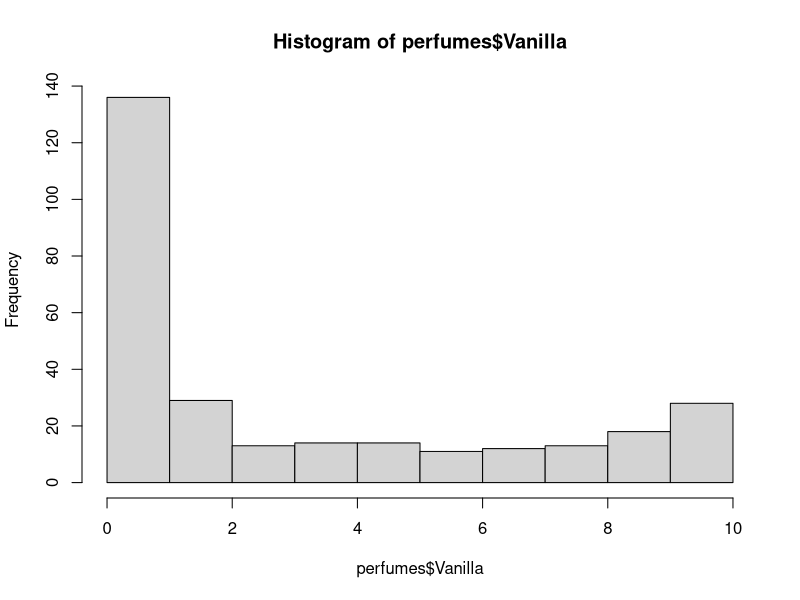
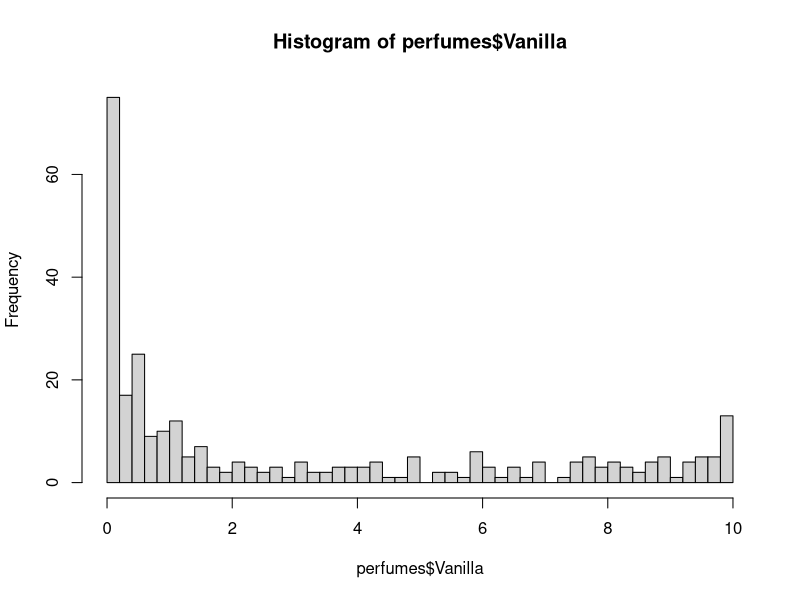
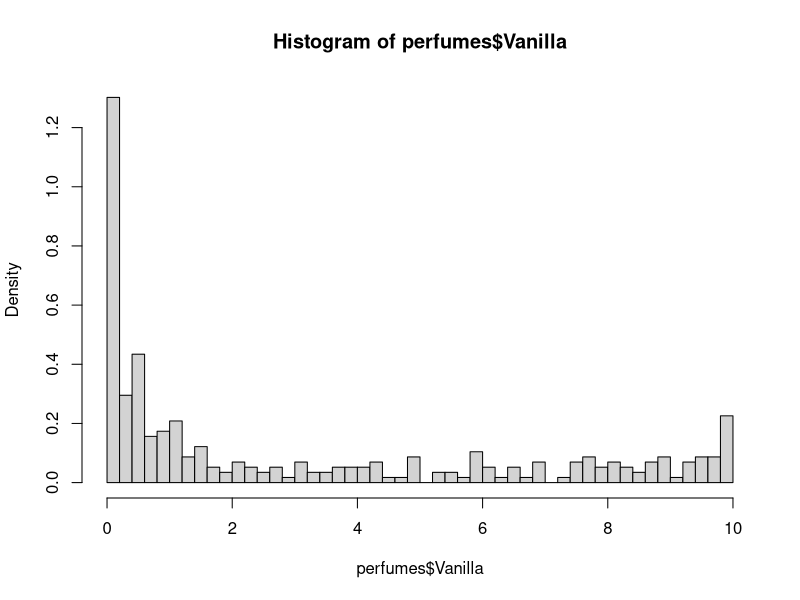
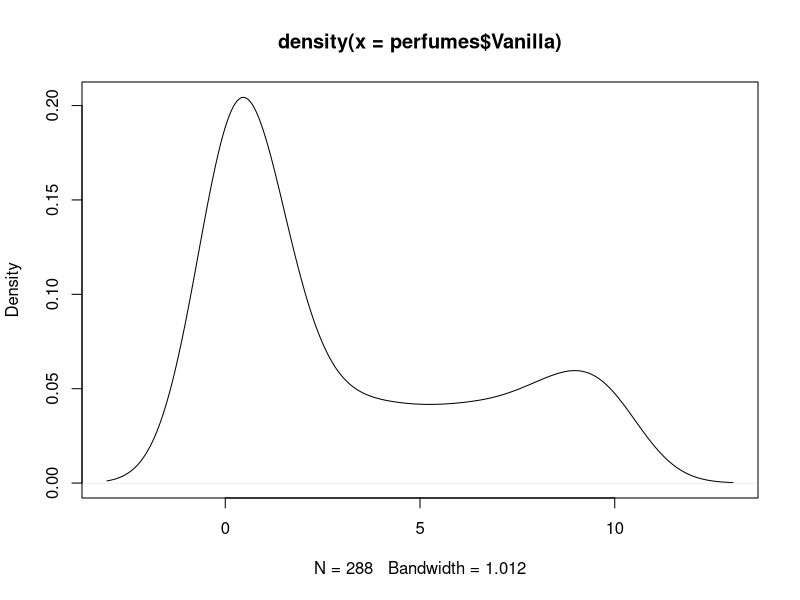
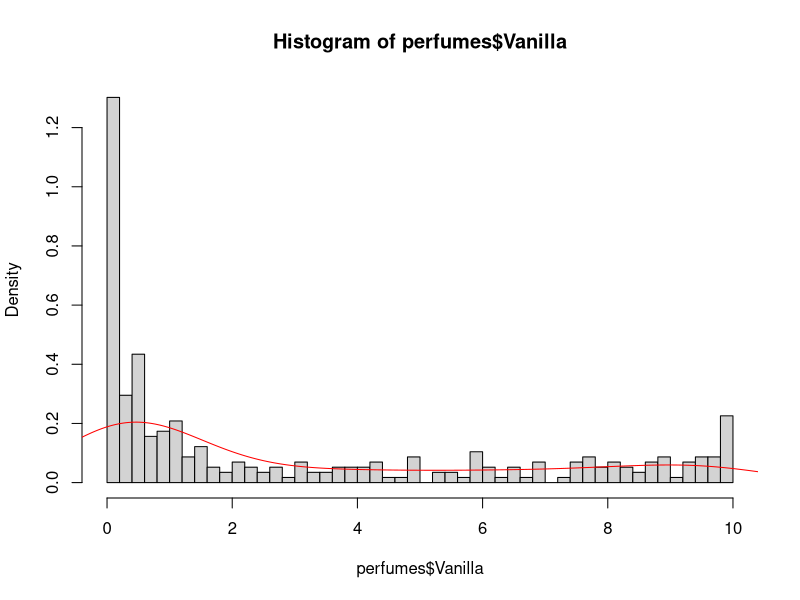
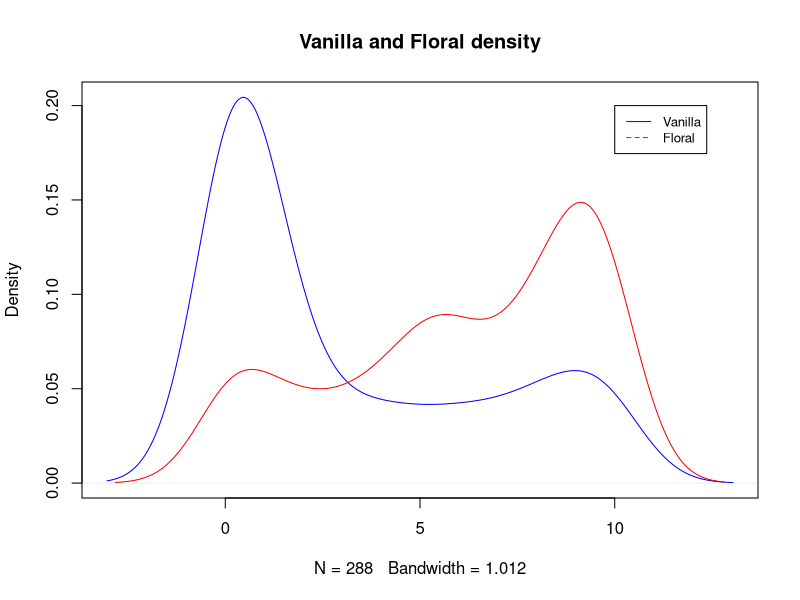
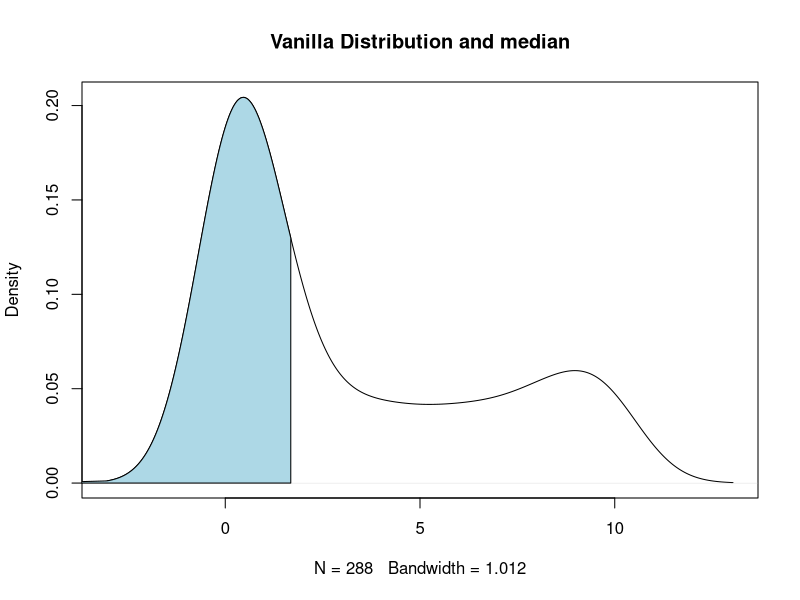
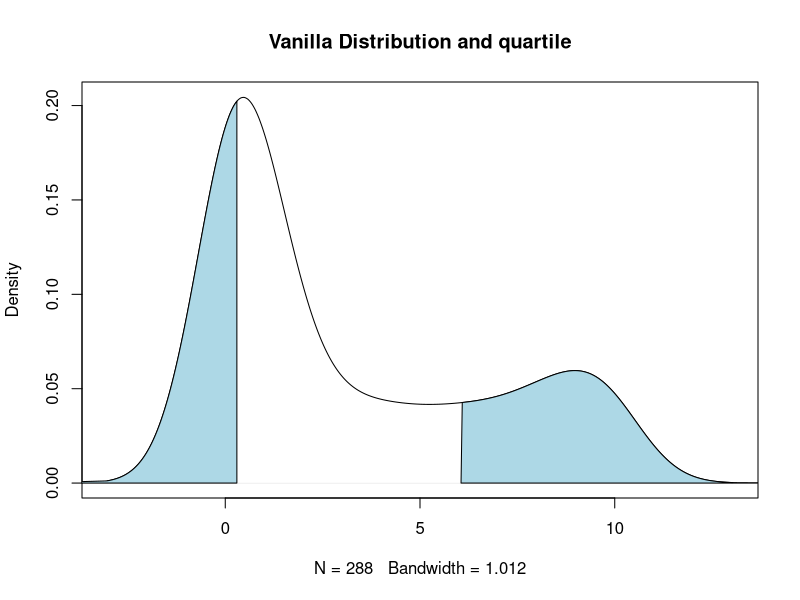

The R source for these figures, in order:
## ---- chunk 1
perfumes <- read.csv("data/perfumes_qda_experts.csv")
## ---- chunk 2
hist(perfumes$Vanilla)
## ---- chunk 3
hist(perfumes$Vanilla, breaks = 50)
## ---- chunk 4
hist(perfumes$Vanilla, breaks = 50, probability = TRUE)
## ---- chunk 5
plot(density(perfumes$Vanilla))
## ---- chunk 6
hist(perfumes$Vanilla, breaks = 50, probability = TRUE)
lines(density(perfumes$Vanilla), col="red")
## ---- chunk 7
plot(density(perfumes$Vanilla), col="blue", main="Vanilla and Floral density")
lines(density(perfumes$Floral), col="red")

legend(10, 0.2, legend=c("Vanilla", "Floral"),
       col=c("blue", "red"), lty=1:2, cex=0.8)

## ---- chunk 8
d<-density(perfumes$Vanilla)
# Plot the line
plot(d, main="Vanilla Distribution and median")
p50=which.max(cumsum(d$y/sum(d$y)) >= 0.50)

# Plot the shading
polygon(c(-5, d$x[1:p50], d$x[p50]), c(0, d$y[1:p50], 0), col = 'lightblue')
## ---- chunk 9
d<-density(perfumes$Vanilla)

# Plot the line
plot(d, main="Vanilla Distribution and quartile")
p25=which.max(cumsum(d$y/sum(d$y)) >= 0.25)
p75=which.max(cumsum(d$y/sum(d$y)) >= 0.75)

# Plot the shading
polygon(c(-5, d$x[1:p25], d$x[p25]), c(0, d$y[1:p25], 0), col = 'lightblue')
poly_range <- d$x > d$x[p75] 
polygon(c(d$x[p75], d$x[poly_range], 15),c(0, d$y[poly_range], 0),col = "lightblue") 
## ---- chunk 10
d<-density(perfumes$Vanilla)

# Plot the line
plot(d, main="Vanilla Distribution and quantiles")
p025=which.max(cumsum(d$y/sum(d$y)) >= 0.025)
p975=which.max(cumsum(d$y/sum(d$y)) >= 0.975)

# Plot the shading
polygon(c(-5, d$x[1:p025], d$x[p025]), c(0, d$y[1:p025], 0), col = 'lightblue')
poly_range <- d$x > d$x[p975] 
polygon(c(d$x[p975], d$x[poly_range], 15),c(0, d$y[poly_range], 0),col = "lightblue")

# Plot the vline
abline(v=mean(perfumes$Vanilla))
text(mean(perfumes$Vanilla),0.2, "mean", pos=2)

abline(v=d$x[p975])
text(d$x[p975],0.2, "Q97.5", pos=2)

abline(v=d$x[p025])
text(d$x[p025],0.2, "Q0.25", pos=2)
## ---- chunk 11
par(mfrow=c(1,3))
boxplot(perfumes$Floral, main="Floral")
text(0.75,mean(perfumes$Floral)+0.25, "mean", pos=2)
abline(h=mean(perfumes$Floral))
text(0.75,min(perfumes$Vanilla)+0.25, "min", pos=2)
abline(h=min(perfumes$Vanilla))
text(0.75,quantile(perfumes$Floral, probs = 0.25)+0.25, "q1", pos=2)
abline(h=quantile(perfumes$Floral, probs = 0.25))
text(0.75,quantile(perfumes$Floral, probs = 0.75)+0.25, "q3", pos=2)
abline(h=quantile(perfumes$Floral, probs = 0.75))
text(0.75,quantile(perfumes$Floral, probs = 0.5)+0.25, "Median", pos=2)
abline(h=quantile(perfumes$Floral, probs = 0.5))
text(0.75,quantile(perfumes$Floral, probs = 1)+0.25, "max", pos=2)
abline(h=quantile(perfumes$Floral, probs = 1))

boxplot(perfumes$Vanilla, main="Vanilla")
text(0.75,mean(perfumes$Vanilla)+0.25, "mean", pos=2)
abline(h=mean(perfumes$Vanilla))

boxplot(perfumes$Citrus, main="Citrus")
abline(h=mean(perfumes$Citrus))
text(0.75,mean(perfumes$Citrus)+0.25, "mean", pos=2)
